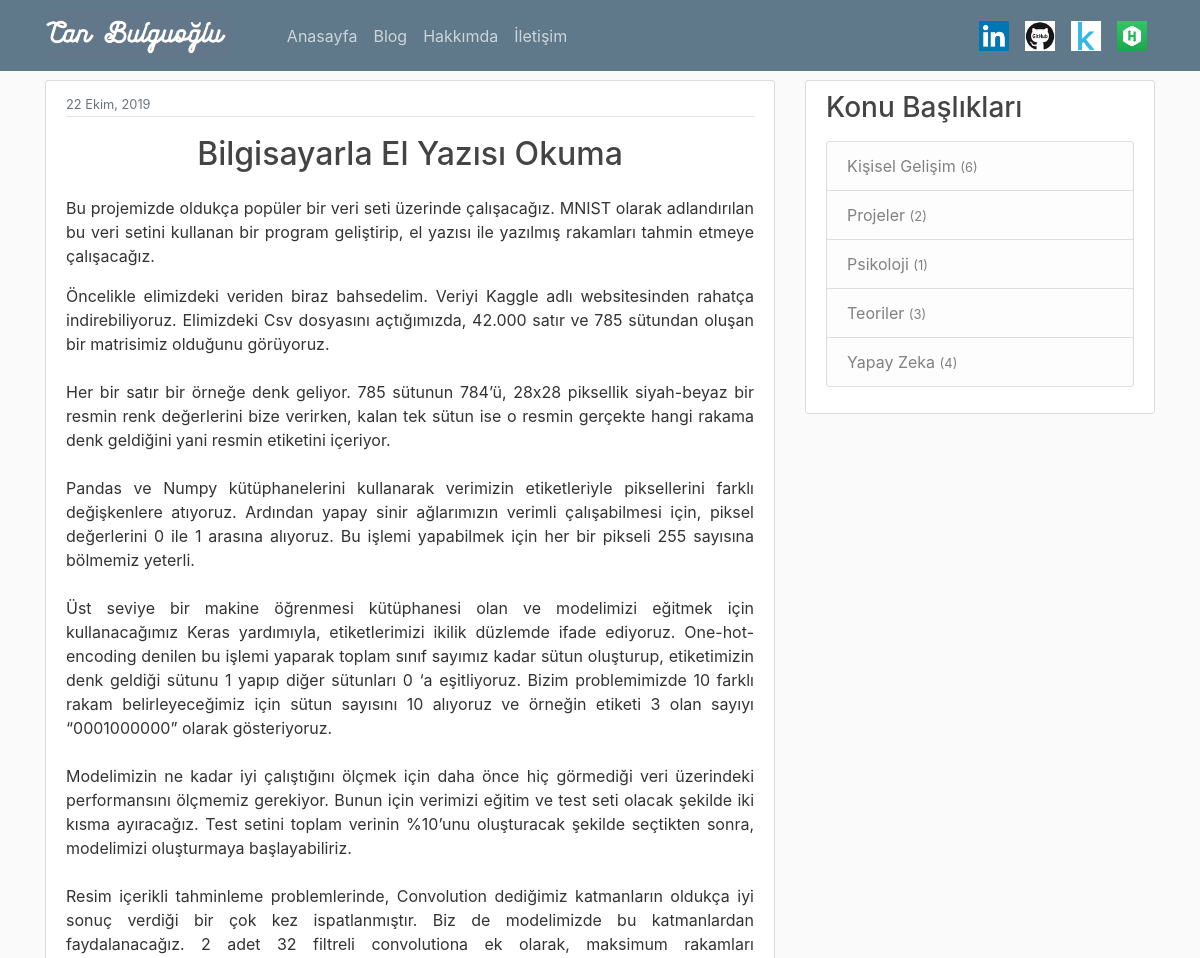
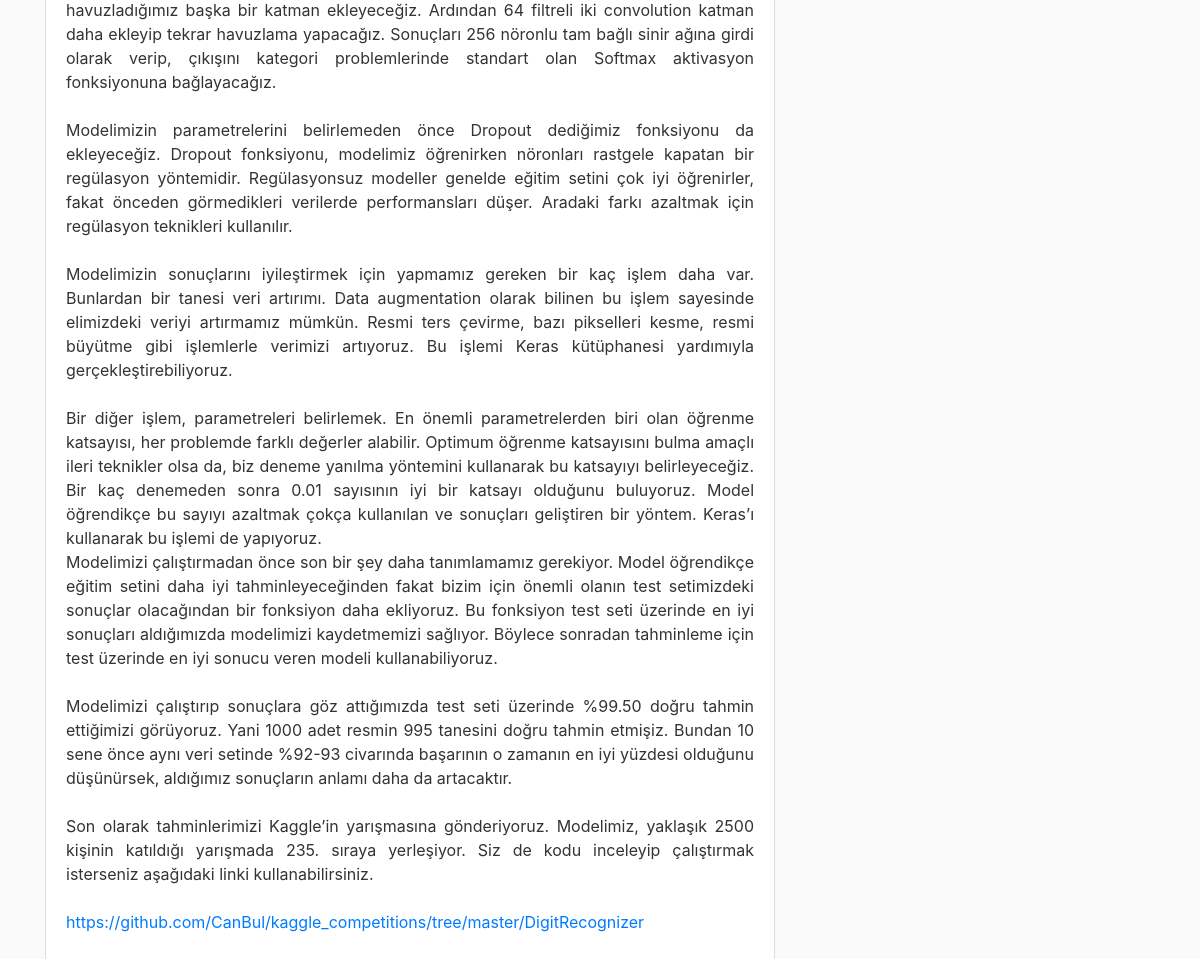
The page /post/30/ on the database its author committed (2 pictures, top to bottom).
### blog/models.py (models this page shows, shortened)
class Post(models.Model):
    title = models.CharField(max_length= 100)
    first =models.TextField()
    konu = models.TextField()
    content = models.TextField()
    date_posted = models.DateTimeField(default= timezone.now)
    author = models.ForeignKey(User, on_delete=models.CASCADE) #delete posts when user is deleted

### blog/views.py (the view)
# urls.py: path('post/<int:pk>/', PostDetailView.as_view(), name='post-detail'),
class PostDetailView(DetailView):
    model = Post
    def get_context_data(self, **kwargs):
        context = super(DetailView, self).get_context_data(**kwargs)
        context['konular'] = Post.objects.values_list('konu').annotate(Count('konu'))
        return context

### blog/templates/blog/post_detail.html (shortened to what this page needs)
{% extends "blog/base.html" %}
{% block content %}
    <article class="media content-section">
      <div class="media-body">
        <div class="article-metadata">
          <small class="text-muted">{{ object.date_posted|date:"d F, Y" }}</small>
        </div>
          <h2 class="article-title" align="middle"> {{ object.title }} </h2>
          <div align="justify" class = "post_body">
            <p class="article-content">{{ object.first|urlize }}</p>
            <p class="article-content">{{ object.content|urlize }}</p>
          </div>
        </div>
    </article>
{% endblock content%}

### blog/static/blog/main.css (style rules this page uses)
body { background: #fafafa; color: #333333; margin-top: 5rem; }
h1, h2, h3, h4, h5, h6 { color: #444444; }
.content-section { background: #ffffff; padding: 10px 20px; border: 1px solid #dddddd; border-radius: 3px; margin-bottom: 20px; }
.article-title { color: #444444; white-space: pre-line; line-height: 50pt; }
.article-content { white-space: pre-line; }
.article-metadata { padding-bottom: 1px; margin-bottom: 4px; border-bottom: 1px solid #e3e3e3 }

### rows shown on the page
Post: date_posted "22 Ekim, 2019", title "Bilgisayarla El Yazısı Okuma", first "Bu projemizde oldukça popüler bir veri seti üzerinde çalışacağız. MNIST olarak adlandırılan bu veri setini kullanan bir program geliştirip, el yazısı ile yazılmış rakamları tahmin etmeye çalışacağız.", content "Öncelikle elimizdeki veriden biraz bahsedelim. Veriyi Kaggle adlı websitesinden rahatça indirebiliyoruz. Elimizdeki Csv dosyasını açtığımızda, 42.000 satır ve 785 sütundan oluşan bir matrisimiz olduğunu görüyoruz. Her bir satır bir örneğe denk geliyor. 785 sütunun 784’ü, 28x28 piksellik siyah-beyaz bir resmin renk değerlerini bize verirken, kalan tek sütun ise o resmin gerçekte hangi rakama denk geldiğini yani resmin etiketini içeriyor. Pandas ve Numpy kütüphanelerini kullanarak verimizin etiketleriyle piksellerini farklı değişkenlere atıyoruz. Ardından yapay sinir ağlarımızın verimli çalışabilmesi için, piksel değerlerini 0 ile 1 arasına alıyoruz. Bu işlemi yapabilmek için her bir pikseli…"

### other values the page prints
{{ post.0 }} "Kişisel Gelişim" "Projeler" "Psikoloji" "Teoriler" "Yapay Zeka"
{{ post.1 }} "6" "2" "1" "3" "4"
